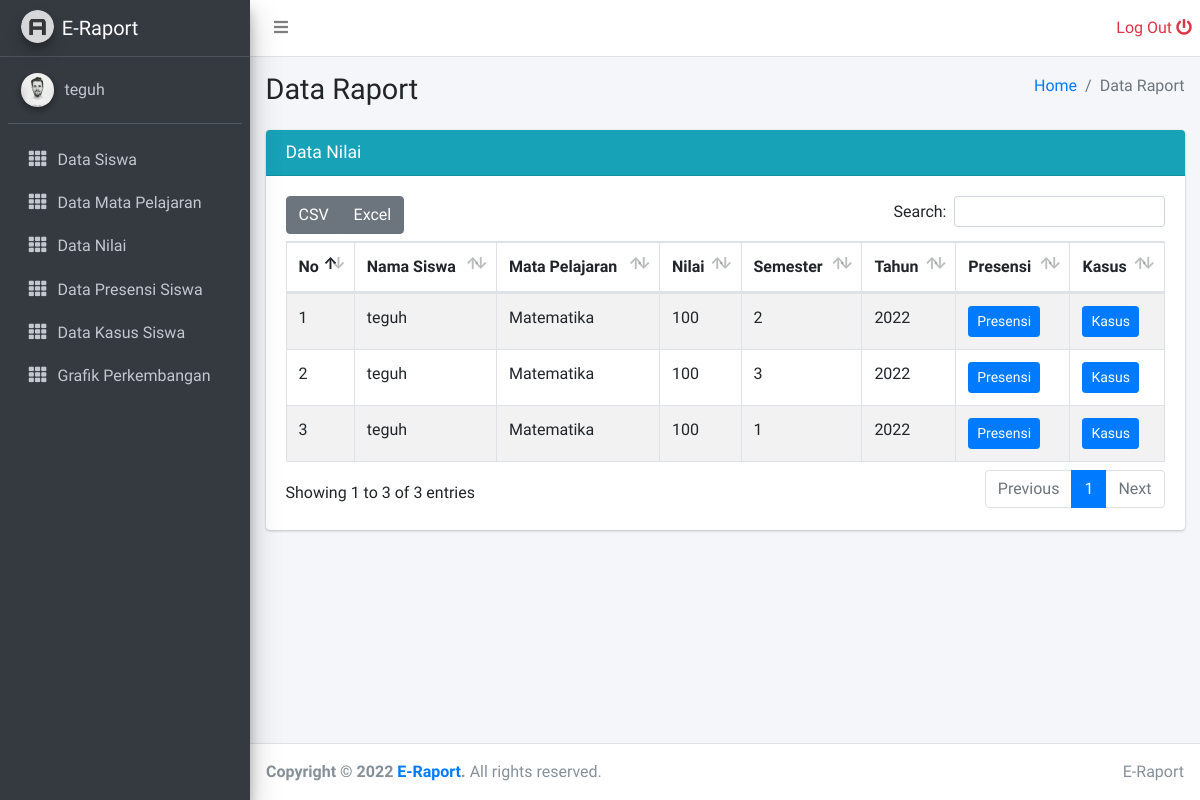
The app's page /siswa/data_raport_siswa.php (signed in) with its own data.
### tables this page shows
CREATE TABLE `nilai_siswa` (
  `id_nilai` int(11) NOT NULL,
  `id_siswa` int(11) NOT NULL,
  `id_pelajaran` int(11) NOT NULL,
  `nilai` int(11) NOT NULL,
  `semester` int(11) NOT NULL,
  `tahun` int(11) NOT NULL
);

CREATE TABLE `data_siswa` (
  `id_siswa` int(11) NOT NULL,
  `nama_siswa` varchar(40) NOT NULL,
  `alamat` text NOT NULL,
  `kelas` varchar(10) NOT NULL,
  `password` varchar(30) DEFAULT NULL
);

CREATE TABLE `mata_pelajaran` (
  `id_pelajaran` int(11) NOT NULL,
  `nama_mata_pelajaran` varchar(30) NOT NULL,
  `id_guru` int(11) NOT NULL
);

### siswa/data_raport_siswa.php (the view, shortened to what this page needs)
<?php
include '../layouts/sidebar.php';
?>
  <div class="content-wrapper">
    <div class="content-header">
      <div class="container-fluid">
        <div class="row mb-2">
          <div class="col-sm-6">
            <h1 class="m-0">Data Raport</h1>
          </div>
          <div class="col-sm-6">
            <ol class="breadcrumb float-sm-right">
              <li class="breadcrumb-item"><a href="#">Home</a></li>
              <li class="breadcrumb-item active">Data Raport</li>
            </ol>
          </div>
        </div>
      </div>
    </div>
    <div class="content">
      <div class="container-fluid">
        <div class="row">
          <div class="col-12">
          <div class="card card-info">
              <div class="card-header">
                <h3 class="card-title">
                Data Nilai</h3>
              </div>
              <div class="card-body">
                <table id="example1" class="table table-bordered table-striped">
                  <thead>
                  <tr>
                    <th>No</th>
                    <th>Nama Siswa</th>
                    <th>Mata Pelajaran</th>
                    <th>Nilai</th>
                    <th>Semester</th>
                    <th>Tahun</th>
                    <th>Presensi</th>
                    <th>Kasus</th>
                  </tr>
                  </thead>
                  <tbody>
                  <?php
                    include '../config/koneksi.php';
                    $query = "SELECT * FROM nilai_siswa
                    INNER JOIN data_siswa ON nilai_siswa.id_siswa  = data_siswa.id_siswa
                    INNER JOIN mata_pelajaran ON nilai_siswa.id_pelajaran  = mata_pelajaran.id_pelajaran
                    WHERE nilai_siswa.id_siswa = '".$_SESSION['id_user']."'";
                    $result = mysqli_query($koneksi, $query);
                    $no = 1;
                    while($row = mysqli_fetch_assoc($result))
                    {
                    ?>
                  <tr>
                    <td><?php echo $no; ?></td>
                    <td><?php echo $row['nama_siswa']; ?></td>
                    <td><?php echo $row['nama_mata_pelajaran']; ?></td>
                    <td><?php echo $row['nilai']; ?></td>
                    <td><?php echo $row['semester']; ?></td>
                    <td><?php echo $row['tahun']; ?></td>
                    <td><a class="btn btn-sm btn-primary" href="data_presensi.php">Presensi</a></td>
                    <td><a class="btn btn-sm btn-primary" href="data_kasus.php">Kasus</a></td>
                  </tr>
                  <?php
                        $no++;
                    }
                  ?>
                  </tbody>
                </table>
              </div>
            </div>
          </div>
        </div>
      </div>
    </div>
  </div>
  <?php
    include '../layouts/footer.php';
  ?>

### records on screen
nilai_siswa: id_siswa.nama_siswa "teguh", id_pelajaran.nama_mata_pelajaran "Matematika", nilai "100", semester "2", tahun "2022"
nilai_siswa: id_siswa.nama_siswa "teguh", id_pelajaran.nama_mata_pelajaran "Matematika", nilai "100", semester "3", tahun "2022"
nilai_siswa: id_siswa.nama_siswa "teguh", id_pelajaran.nama_mata_pelajaran "Matematika", nilai "100", semester "1", tahun "2022"

### other values on screen
$_SESSION['username'] "teguh"
